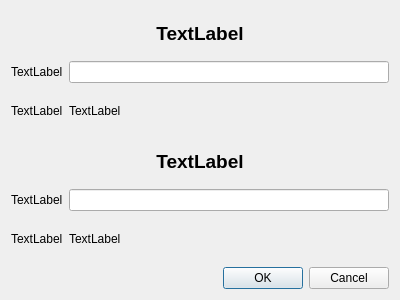
<?xml version="1.0" encoding="UTF-8"?>
<ui version="4.0">
 <class>PlayerMenu</class>
 <widget class="QDialog" name="PlayerMenu">
  <property name="geometry">
   <rect>
    <x>0</x>
    <y>0</y>
    <width>400</width>
    <height>300</height>
   </rect>
  </property>
  <property name="windowTitle">
   <string>Player Menu</string>
  </property>
  <layout class="QVBoxLayout" name="verticalLayout_4">
   <item>
    <layout class="QVBoxLayout" name="verticalLayout_3">
     <item>
      <layout class="QVBoxLayout" name="verticalLayout">
       <item>
        <widget class="QLabel" name="player1Label">
         <property name="font">
          <font>
           <pointsize>14</pointsize>
           <weight>75</weight>
           <bold>true</bold>
          </font>
         </property>
         <property name="text">
          <string>TextLabel</string>
         </property>
         <property name="alignment">
          <set>Qt::AlignCenter</set>
         </property>
        </widget>
       </item>
       <item>
        <layout class="QHBoxLayout" name="horizontalLayout">
         <item>
          <widget class="QLabel" name="player1NameLabel">
           <property name="text">
            <string>TextLabel</string>
           </property>
          </widget>
         </item>
         <item>
          <widget class="QLineEdit" name="player1Name"/>
         </item>
        </layout>
       </item>
       <item>
        <layout class="QHBoxLayout" name="horizontalLayout_3">
         <item>
          <widget class="QLabel" name="player1ColorLabel">
           <property name="sizePolicy">
            <sizepolicy hsizetype="Maximum" vsizetype="Maximum">
             <horstretch>0</horstretch>
             <verstretch>0</verstretch>
            </sizepolicy>
           </property>
           <property name="text">
            <string>TextLabel</string>
           </property>
          </widget>
         </item>
         <item>
          <widget class="ClickableLabel" name="player1Color">
           <property name="sizePolicy">
            <sizepolicy hsizetype="Minimum" vsizetype="Minimum">
             <horstretch>0</horstretch>
             <verstretch>0</verstretch>
            </sizepolicy>
           </property>
           <property name="text">
            <string>TextLabel</string>
           </property>
          </widget>
         </item>
        </layout>
       </item>
      </layout>
     </item>
     <item>
      <layout class="QVBoxLayout" name="verticalLayout_2">
       <item>
        <widget class="QLabel" name="player2Label">
         <property name="font">
          <font>
           <pointsize>14</pointsize>
           <weight>75</weight>
           <bold>true</bold>
          </font>
         </property>
         <property name="text">
          <string>TextLabel</string>
         </property>
         <property name="alignment">
          <set>Qt::AlignCenter</set>
         </property>
        </widget>
       </item>
       <item>
        <layout class="QHBoxLayout" name="horizontalLayout_2">
         <item>
          <widget class="QLabel" name="player2NameLabel">
           <property name="text">
            <string>TextLabel</string>
           </property>
          </widget>
         </item>
         <item>
          <widget class="QLineEdit" name="player2Name"/>
         </item>
        </layout>
       </item>
       <item>
        <layout class="QHBoxLayout" name="horizontalLayout_4">
         <item>
          <widget class="QLabel" name="player2ColorLabel">
           <property name="sizePolicy">
            <sizepolicy hsizetype="Maximum" vsizetype="Maximum">
             <horstretch>0</horstretch>
             <verstretch>0</verstretch>
            </sizepolicy>
           </property>
           <property name="text">
            <string>TextLabel</string>
           </property>
          </widget>
         </item>
         <item>
          <widget class="ClickableLabel" name="player2Color">
           <property name="sizePolicy">
            <sizepolicy hsizetype="Minimum" vsizetype="Minimum">
             <horstretch>0</horstretch>
             <verstretch>0</verstretch>
            </sizepolicy>
           </property>
           <property name="text">
            <string>TextLabel</string>
           </property>
          </widget>
         </item>
        </layout>
       </item>
      </layout>
     </item>
     <item>
      <widget class="QDialogButtonBox" name="buttonBox">
       <property name="orientation">
        <enum>Qt::Horizontal</enum>
       </property>
       <property name="standardButtons">
        <set>QDialogButtonBox::Cancel|QDialogButtonBox::Ok</set>
       </property>
      </widget>
     </item>
    </layout>
   </item>
  </layout>
 </widget>
 <customwidgets>
  <customwidget>
   <class>ClickableLabel</class>
   <extends>QLabel</extends>
   <header location="global">ClickableLabel.hpp</header>
   <slots>
    <signal>clicked()</signal>
   </slots>
  </customwidget>
 </customwidgets>
 <resources/>
 <connections>
  <connection>
   <sender>buttonBox</sender>
   <signal>accepted()</signal>
   <receiver>PlayerMenu</receiver>
   <slot>accept()</slot>
   <hints>
    <hint type="sourcelabel">
     <x>248</x>
     <y>254</y>
    </hint>
    <hint type="destinationlabel">
     <x>157</x>
     <y>274</y>
    </hint>
   </hints>
  </connection>
  <connection>
   <sender>buttonBox</sender>
   <signal>rejected()</signal>
   <receiver>PlayerMenu</receiver>
   <slot>reject()</slot>
   <hints>
    <hint type="sourcelabel">
     <x>316</x>
     <y>260</y>
    </hint>
    <hint type="destinationlabel">
     <x>286</x>
     <y>274</y>
    </hint>
   </hints>
  </connection>
 </connections>
</ui>
